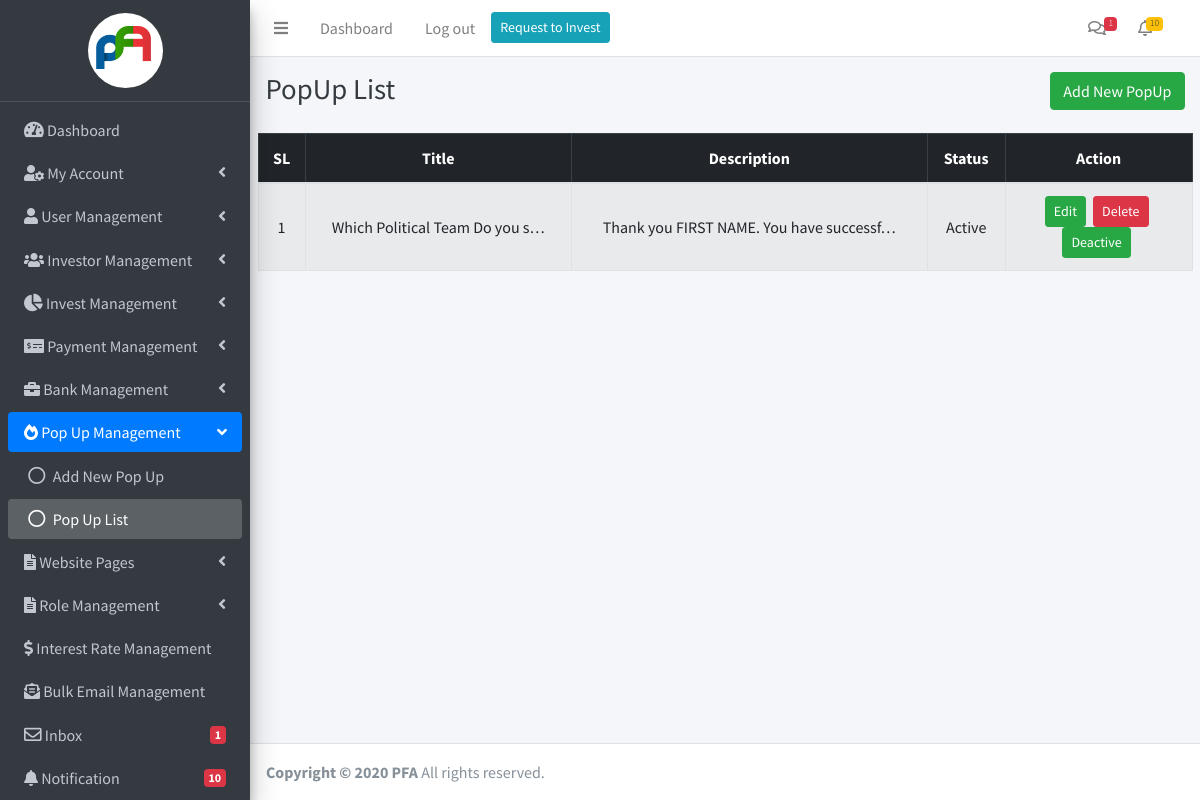
The app's page /investor/popup/popup-list (signed in) with its own data.
### investor/models.py (models this page shows, shortened)
class Popup(models.Model):
    TYPE = (
        ('', 'Select Type'),
        ('primary','Primary'),
        ('secondary','Secondary'),
        ('success','Success'),
        ('danger','Danger'),
        ('warning','Warning'),
        ('info','Info'),
        ('light','Light'),
        ('dark','Dark'),
    )
    popup_type = models.CharField(max_length=100, choices=TYPE)
    title = models.CharField(max_length=50)
    desc = models.TextField()
    second_paragraph = models.TextField(blank=True, null=True)
    third_paragraph = models.TextField(blank=True, null=True)
    button_text = models.CharField(default = "How to Join" ,max_length=100)
    button_link = models.CharField(max_length=100)
    button_type = models.CharField(max_length=100, choices=TYPE)
    status = models.BooleanField(default=False)
    timestamp = models.DateTimeField(auto_now_add = True)

### investor/decorators.py (the view)
    def wrapper_func(request, *args, **kwargs):
        try:
            if request.user.is_authenticated or request.session['editor'] :
                return view_func(request, *args, **kwargs)
            else:
                messages.warning(request, "You must be login before view the page")
                return redirect('investor:admin_login')
        except:
            return redirect('investor:admin_login')

### investor/templatetags/extra_tags.py (called while the page is built)
@register.filter
def investor_notifications(id):
    notications = Notification.objects.filter(investor_id=id, is_view=False, for_admin=False).count()
    if notications > 0:
        return notications
    else:
        return ""

@register.filter
def admin_notifications(self):
    notications = Notification.objects.filter(is_view=False, for_admin=True).count()
    if notications:
        return notications
    else:
        return ""

@register.filter
def admin_notification_list(self):
    notication_list = Notification.objects.filter(is_view=False, for_admin=True).order_by('-date')[0:7]
    if notication_list:
        return notication_list

@register.filter
def show_unread_admin_message(id):
    unread_messages = Message.objects.filter(status=True, is_view_admin=False).count()
    if unread_messages:
        return unread_messages

@register.filter
def show_unread_investor_message(id):
    unread_messages = Message.objects.filter(investor_id = id,is_view_investor=False,is_admin=True).count()
    if unread_messages:
        return unread_messages

@register.filter
def user_has_access(id,access_name):
    user_access = Editor.objects.filter(id=id, role__access__has_access=access_name)
    if user_access.exists():
        return True
    else:
        return False

### investor/views.py (called while the page is built)
@editor_admin_login_required
def popup_list(request):
    popup_list = Popup.objects.all().order_by('-timestamp')
    context = {
        'popup_list':popup_list
    }
    return render(request, 'dashboard/popup_list.html', context)

### templates/dashboard/popup_list.html (shortened to what this page needs)
{% extends 'dashboard/base/base.html' %}
{% load extra_tags %}
{% load humanize %}
{% block d-content %}
<div class="content-header">
    <div class="container-fluid">
      <div class="row mb-2">
        <div class="col-12">
          <h1 class="m-0 text-dark float-left w-75">PopUp List</h1>
          <a href="{% url 'investor:add_popup' %}" class="btn btn-success float-right text-right">Add New PopUp</a>
        </div>
      </div>
    </div>
  </div>
<section class="invest_request_area">
    <div class="container-fluid">
        <div class="row">
            <div class="col-12">
                <table class="table table-bordered table-striped text-center">
                    <thead class="table-dark">
                        <th>SL</th>
                        <th>Title</th>
                        <th>Description</th>
                        <th>Status</th>
                        <th>Action</th>
                    </thead>
                    <tbody class="text-center">
                        {% for popup in popup_list %}
                            <tr>
                                <td class="align-middle">{{forloop.counter}}</td>
                                <td class="align-middle">{{popup.title|truncatechars:30}}</td>
                                <td class="align-middle">{{popup.desc|truncatechars:40}}</td>
                                <td class="align-middle">
                                    {% if popup.status %}
                                        <span>Active</span>
                                    {% else %}
                                        <span style="color: red;">Inactive</span>
                                    {% endif %}
                                </td>
                                <td style="width:20%" class="align-middle text-center">
                                    <a href="{% url 'investor:popup_edit' popup.id %}" class="btn btn-success btn-sm d-inline-block mr-1">Edit</a>
                                    <button class="btn btn-sm btn-danger mr-1" data-toggle="modal" data-target="#popup-{{popup.id}}">Delete</button>
                                    {% if not popup.status %}
                                        <a href="{% url 'investor:popup_active' popup.id %}" class="btn btn-warning btn-sm d-inline-block mr-1">Active</a>
                                        {% else %}
                                        <a href="{% url 'investor:popup_deactive' popup.id %}" class="btn btn-success btn-sm d-inline-block mr-1">Deactive</a>
                                    {% endif %}
                                </td>
                            </tr>
                        {% endfor %}
                    </tbody>
                </table>
            </div>
        </div>
    </div>
</section>
{% endblock d-content %}

### records on screen
Popup: title "Which Political Team Do you s…", desc "Thank you FIRST NAME. You have successf…", status "Active"

### other values on screen
{{ admin_message|show_unread_admin_message }} "1"
{{ admin_notification|admin_notifications }} "10"
